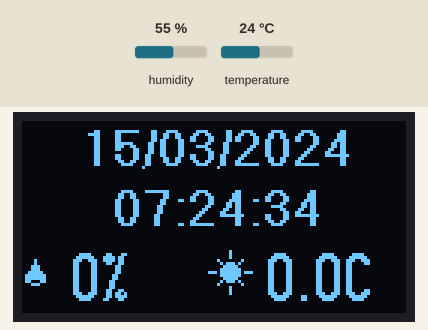
This sketch was run on a simulated ESP8266 (NodeMCU). Parts: 128×64 one-colour display. The test bench sets the inputs (shaded band); at power-on: humidity 55 %, temperature 24 °C. WiFi joins after 1.5 s; servers stay silent unless stated; what the sketch prints to the serial monitor is not drawn.

Above: at 4.8 s.
4.9 s: humidity set to 22 %
At 6.3 s:
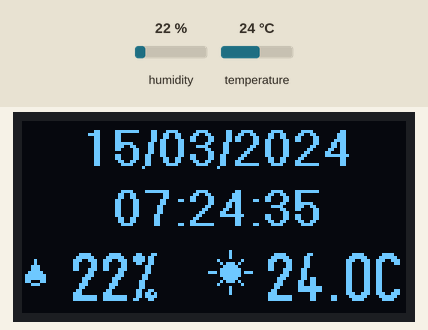
11.0 s: temperature set to 12 °C
At 16.3 s:
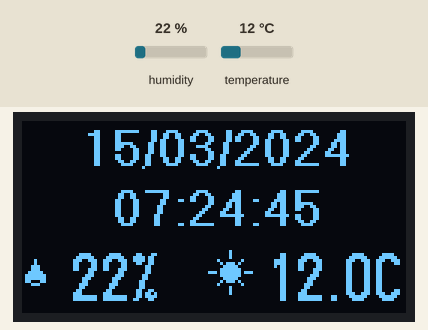
17.1 s: humidity set to 40 %
At 21.4 s:
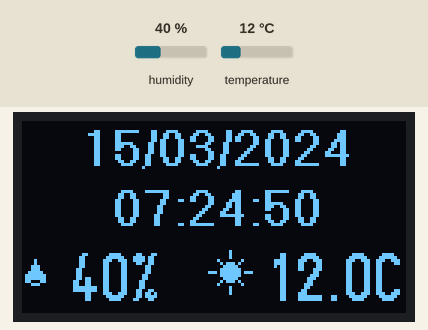
23.2 s: temperature set to 19 °C
At 26.4 s:
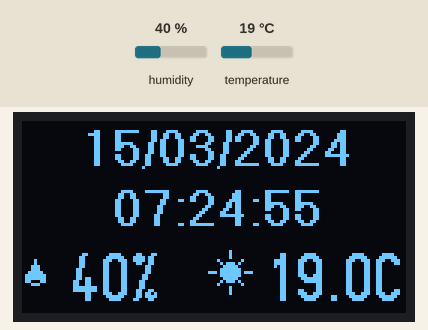
Timing chart, 0 to 27.9 s (numbered marks = the images above; inputs shaded):
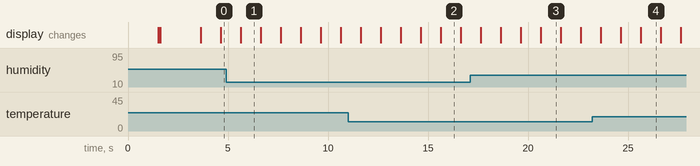

The sketch:

source.ino
```cpp
#include <Arduino.h>
#include <DHT.h>
#include <Wire.h>
#include <U8g2lib.h>
#include <ESP8266WiFi.h>
#include "global.h"
#include "TimeNtp.h"
#include "thingProperties.h"
#include "NoDelay.h"

//Display SH1106
U8G2_SH1106_128X64_NONAME_F_SW_I2C display(U8G2_R0, /* clock=*/ D1, /* data=*/ D2, /* reset=*/ U8X8_PIN_NONE);

//DHT Sensor
DHT dht(DHTPIN, DHTTYPE);

//Timers com NoDelay
noDelay timerMedidas;
noDelay timerDisplay;
time_t tempoAtual;


void setup() {
  Serial.begin(9600);
  conectaWifi();

  timerMedidas.setdelay(5000);   // 5 segundos para medidas
  timerDisplay.setdelay(1000);   // 1 segundo para atualizar display

  preparaOled();
  imprimeOledCarregando();

  initProperties();
  ArduinoCloud.begin(ArduinoIoTPreferredConnection);
  dht.begin();
  preparaNtp();

  delay(2000);
}


void loop() {
  ArduinoCloud.update();  // Atualiza conexão com a nuvem

  if (timerMedidas.update()) {
    atualizaMedidas();
    exibeMedidasSerial();
  }

  if (timerDisplay.update()) {
    tempoAtual = now();  // Atualiza a variável global
    imprimeOledMedidas();
  }
}

//Conexão WiFi
void conectaWifi() {
  if (WiFi.status() == WL_CONNECTED) {
    Serial.println("Já está conectado ao WiFi.");
    return;
  }

  Serial.println("Conectando ao WiFi...");
  WiFi.begin(WIFI_SSID, WIFI_PWD);

  int tentativas = 0;
  while (WiFi.status() != WL_CONNECTED && tentativas < 20) {
    delay(500);
    Serial.print(".");
    tentativas++;
  }

  if (WiFi.status() == WL_CONNECTED) {
    Serial.println("\nWiFi conectado.");
    Serial.println(WiFi.localIP());
  } else {
    Serial.println("\nErro ao conectar no WiFi.");
  }
}

//OLED Setup
void preparaOled() {
  display.begin();
  display.setFont(u8g2_font_7x14_tr); // Fonte sem serifa
  display.clearBuffer();
  display.sendBuffer();
}

//Tela de loading
void imprimeOledCarregando() {
  display.clearBuffer();
  display.drawStr(20, 30, "Carregando...");
  display.sendBuffer();
}

//Sensor leitura
void atualizaMedidas() {
  float t = dht.readTemperature();
  float u = dht.readHumidity();

  if (isnan(t) || isnan(u)) {
    Serial.println("Erro ao ler o sensor DHT!");
    return;
  }

  temperatura = t;
  umidade = u;
}

void exibeMedidasSerial() {
  Serial.print(umidade);
  Serial.print("%,  ");
  Serial.print(temperatura, 0);
  Serial.println("*C");
}

//Ícones personalizados
void desenhaGotinha(uint8_t x, uint8_t y) {
  display.drawTriangle(x + 4, y, x + 1, y + 6, x + 7, y + 6);
  display.drawEllipse(x + 4, y + 6, 3, 2, U8G2_DRAW_ALL);
}

void desenhaSol(uint8_t x, uint8_t y) {
  display.drawDisc(x + 4, y + 4, 3);
  display.drawLine(x + 4, y - 1, x + 4, y - 3);
  display.drawLine(x + 4, y + 9, x + 4, y + 11);
  display.drawLine(x - 1, y + 4, x - 3, y + 4);
  display.drawLine(x + 9, y + 4, x + 11, y + 4);
  display.drawLine(x + 1, y + 1, x, y);
  display.drawLine(x + 7, y + 1, x + 8, y);
  display.drawLine(x + 1, y + 7, x, y + 8);
  display.drawLine(x + 7, y + 7, x + 8, y + 8);
}

//Exibir dados no OLED
void imprimeOledMedidas() {
  char dataStr[20];
  char horaStr[10];
  sprintf(dataStr, "%02d/%02d/%04d", day(tempoAtual), month(tempoAtual), year(tempoAtual));
  sprintf(horaStr, "%02d:%02d:%02d", hour(tempoAtual), minute(tempoAtual), second(tempoAtual));

  display.clearBuffer();

  //Data e hora com fonte diferente
  display.setFont(u8g2_font_crox3hb_tr);
  display.drawStr(20, 15, dataStr);
  display.drawStr(30, 35, horaStr);

  //Alinhar icone aos dados
  int yLine = 60;

  //Umidade
  int xUmid = 0;
  display.setFont(u8g2_font_logisoso16_tf);
  display.setCursor(xUmid + 16, yLine);
  display.print((int)umidade);
  display.print("%");
  desenhaGotinha(xUmid, yLine - 14);

  //Temperatura
  int xTemp = 65;
  display.setCursor(xTemp + 16, yLine);
  display.print(temperatura, 1);
  display.print("C");
  desenhaSol(xTemp, yLine - 14);

  display.sendBuffer();
}
```

TimeNtp.h
```cpp
/*
 * TimeNTP_ESP8266WiFi.ino
 * Example showing time sync to NTP time source
 *
 * This sketch uses the ESP8266WiFi library
 *
 * Source:
 * https://github.com/PaulStoffregen/Time/blob/master/examples/TimeNTP_ESP8266WiFi/TimeNTP_ESP8266WiFi.ino
 */

#include <TimeLib.h>
#include <ESP8266WiFi.h>
#include <WiFiUdp.h>

time_t prevDisplay = 0;

// NTP Servers:
static const char ntpServerName[] = "us.pool.ntp.org";
//static const char ntpServerName[] = "time.nist.gov";
//static const char ntpServerName[] = "time-a.timefreq.bldrdoc.gov";
//static const char ntpServerName[] = "time-b.timefreq.bldrdoc.gov";
//static const char ntpServerName[] = "time-c.timefreq.bldrdoc.gov";

const int timeZone = -3;    // Brazil
//const int timeZone = 1;   // Central European Time
//const int timeZone = -5;  // Eastern Standard Time (USA)
//const int timeZone = -4;  // Eastern Daylight Time (USA)
//const int timeZone = -8;  // Pacific Standard Time (USA)
//const int timeZone = -7;  // Pacific Daylight Time (USA)

const uint8_t maxTentativas = 20;
const uint8_t delayTentativas = 5;
int tentativasAtual = 1;

WiFiUDP Udp;
unsigned int localPort = 8888;
const int NTP_PACKET_SIZE = 48;
byte packetBuffer[NTP_PACKET_SIZE];

time_t getNtpTime();
void digitalClockDisplay();
void printDigits(int digits);
void sendNTPpacket(IPAddress &address);

void preparaNtp()
{
  Udp.begin(localPort);
  setSyncProvider(getNtpTime);
  setSyncInterval(300);
}

void printDigits(int digits)
{

  Serial.print(":");
  if (digits < 10)
    Serial.print('0');
  Serial.print(digits);
}


time_t getNtpTime()
{
  IPAddress ntpServerIP;

  while (Udp.parsePacket() > 0) ;
  Serial.println("Transmit NTP Request");

  WiFi.hostByName(ntpServerName, ntpServerIP);
  Serial.print(ntpServerName);
  Serial.print(": ");
  Serial.println(ntpServerIP);
  sendNTPpacket(ntpServerIP);
  uint32_t beginWait = millis();
  while (millis() - beginWait < 1500) {
    int size = Udp.parsePacket();
    if (size >= NTP_PACKET_SIZE) {
      Serial.println("Receive NTP Response");
      Udp.read(packetBuffer, NTP_PACKET_SIZE);  // read packet into the buffer
      unsigned long secsSince1900;

      secsSince1900 =  (unsigned long)packetBuffer[40] << 24;
      secsSince1900 |= (unsigned long)packetBuffer[41] << 16;
      secsSince1900 |= (unsigned long)packetBuffer[42] << 8;
      secsSince1900 |= (unsigned long)packetBuffer[43];
      return secsSince1900 - 2208988800UL + timeZone * SECS_PER_HOUR;
    }
  }
if (tentativasAtual < maxTentativas ){
  tentativasAtual ++;
  Serial.println("Retentando NTP...");
  delay(delayTentativas * 1000);
  return getNtpTime();
}

  Serial.println("NTP Falhou ");
  return 0;
}

// send an NTP request to the time server at the given address
void sendNTPpacket(IPAddress &address)
{
  // set all bytes in the buffer to 0
  memset(packetBuffer, 0, NTP_PACKET_SIZE);
  // Initialize values needed to form NTP request
  // (see URL above for details on the packets)
  packetBuffer[0] = 0b11100011;   // LI, Version, Mode
  packetBuffer[1] = 0;     // Stratum, or type of clock
  packetBuffer[2] = 6;     // Polling Interval
  packetBuffer[3] = 0xEC;  // Peer Clock Precision
  // 8 bytes of zero for Root Delay & Root Dispersion
  packetBuffer[12] = 49;
  packetBuffer[13] = 0x4E;
  packetBuffer[14] = 49;
  packetBuffer[15] = 52;
  // all NTP fields have been given values, now
  // you can send a packet requesting a timestamp:
  Udp.beginPacket(address, 123); //NTP requests are to port 123
  Udp.write(packetBuffer, NTP_PACKET_SIZE);
  Udp.endPacket();
}
```

global.h
```cpp
#define DHTPIN D7
#define DHTTYPE DHT22

#define SCREEN_WIDTH 128
#define SCREEN_HEIGHT 64

#define WIFI_SSID "xxxxxxxxxxxxxxxxxxxxxxxxx"
#define WIFI_PWD "xxxxxxxxxxxxxxxxxxxxxxxxxxxxx"

#define DEVICE_LOGIN_NAME "xxxxxxxxxxxxxxxxxxx"
#define DEVICE_KEY "xxxxxxxxxxxxxxxxxxxxxx"
```

thingProperties.h
```cpp
#include <ArduinoIoTCloud.h>
#include <Arduino_ConnectionHandler.h>
#include "global.h"

float temperatura = 0;
float umidade = 0;

void initProperties() {
  ArduinoCloud.setBoardId(DEVICE_LOGIN_NAME);
  ArduinoCloud.setSecretDeviceKey(DEVICE_KEY);
  ArduinoCloud.addProperty(temperatura, READ, ON_CHANGE, NULL);
  ArduinoCloud.addProperty(umidade, READ, ON_CHANGE, NULL);
}

WiFiConnectionHandler ArduinoIoTPreferredConnection(WIFI_SSID, WIFI_PWD);
```

Measured:
- what the display in image 3 shows lasts 1.0 s, from 20.6 s to 21.6 s
